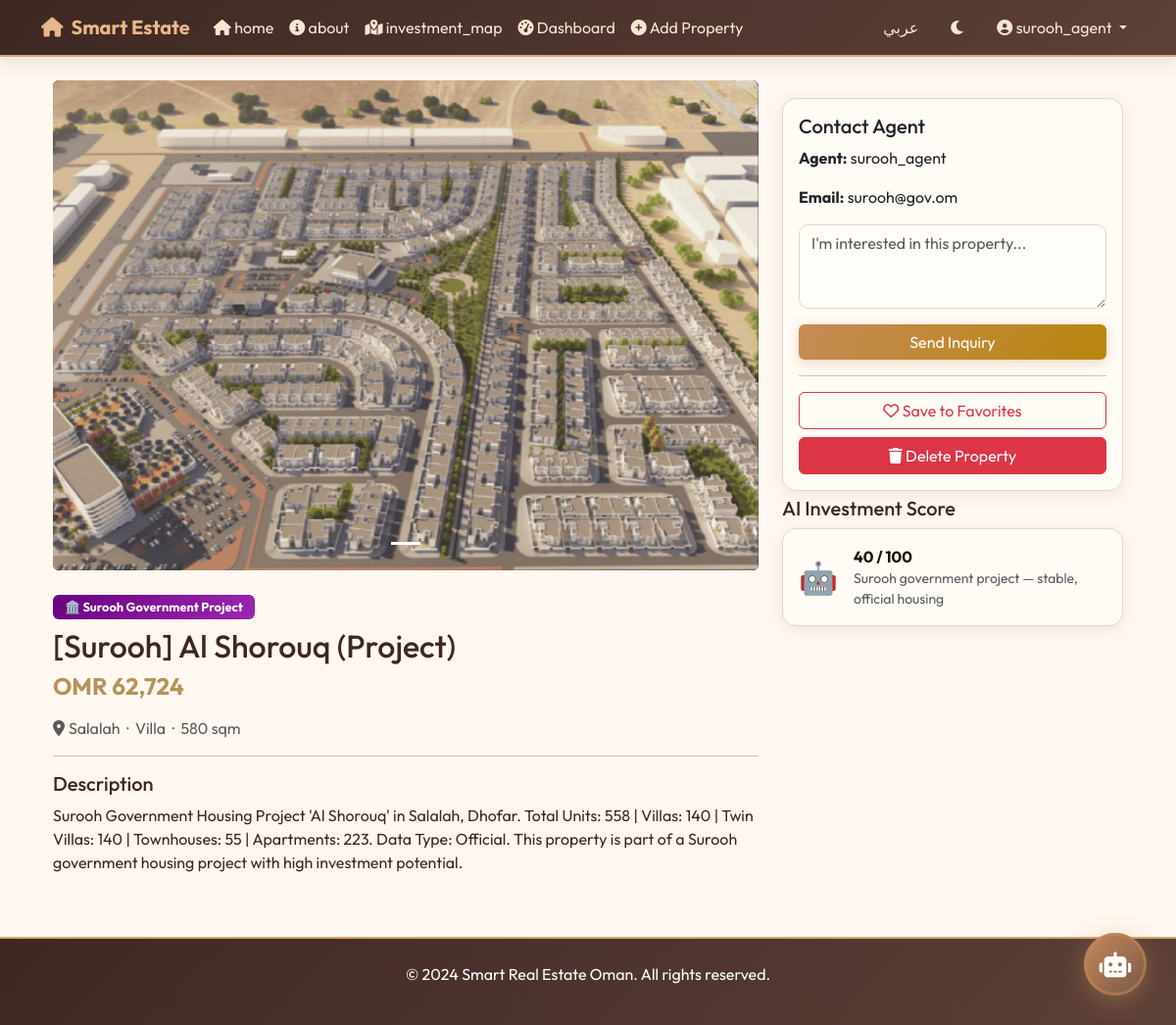
The app's page /property/358 (signed in) with its own data.
### models.py (models this page shows, shortened)
class User(db.Model, UserMixin):
    id = db.Column(db.Integer, primary_key=True)
    username = db.Column(db.String(20), unique=True, nullable=False)
    email = db.Column(db.String(120), unique=True, nullable=False)
    password_hash = db.Column(db.String(128))
    role = db.Column(db.String(20), nullable=False, default='customer') # customer, agent, admin
    full_name = db.Column(db.String(100))
    phone = db.Column(db.String(20))
    profile_image = db.Column(db.String(100), default='default.jpg')
    preferred_language = db.Column(db.String(2), default='en')
    theme_mode = db.Column(db.String(10), default='light')
    created_at = db.Column(db.DateTime, nullable=False, default=datetime.utcnow)
    properties = db.relationship('Property', backref='agent', lazy=True)
    favorites = db.relationship('Favorite', backref='user', lazy=True)
    inquiries = db.relationship('Inquiry', backref='user', lazy=True)

class PropertyImage(db.Model):
    id = db.Column(db.Integer, primary_key=True)
    image_filename = db.Column(db.String(100), nullable=False)
    is_main = db.Column(db.Boolean, default=False)
    property_id = db.Column(db.Integer, db.ForeignKey('property.id'), nullable=False)

class Property(db.Model):
    id = db.Column(db.Integer, primary_key=True)
    title = db.Column(db.String(100), nullable=False)
    description = db.Column(db.Text, nullable=False)
    price = db.Column(db.Float, nullable=False)
    location = db.Column(db.String(100), nullable=False)
    type = db.Column(db.String(50), nullable=False) # Villa, Apartment, etc.
    size = db.Column(db.Float) # Size in sq meters/feet
    bedrooms = db.Column(db.Integer)
    bathrooms = db.Column(db.Integer)
    city = db.Column(db.String(100))
    address = db.Column(db.String(200))
    agent_id = db.Column(db.Integer, db.ForeignKey('user.id'), nullable=False)
    created_at = db.Column(db.DateTime, nullable=False, default=datetime.utcnow)
    is_surooh = db.Column(db.Boolean, default=False, nullable=False)  # Surooh project flag
    is_omran  = db.Column(db.Boolean, default=False, nullable=False)  # OMRAN project flag
    latitude  = db.Column(db.Float)
    longitude = db.Column(db.Float)
    region      = db.Column(db.String(100))
    total_units = db.Column(db.Integer)
    villas      = db.Column(db.Integer)
    apartments  = db.Column(db.Integer)
    investment_omr = db.Column(db.Float)
    data_type   = db.Column(db.String(50))
    status = db.Column(db.String(30), default='available')  # available, under_construction
    images = db.relationship('PropertyImage', backref='property', lazy=True, cascade="all, delete-orphan")
    favorited_by = db.relationship('Favorite', backref='property', lazy=True, cascade="all, delete-orphan")
    inquiries = db.relationship('Inquiry', backref='property', lazy=True, cascade="all, delete-orphan")

### routes.py (the view)
@main.route("/property/<int:property_id>")
def property_detail(property_id):
    prop = Property.query.get_or_404(property_id)
    if current_user.is_authenticated and current_user.role == 'customer':
        rv = RecentlyViewed(user_id=current_user.id, property_id=prop.id)
        db.session.add(rv)
        db.session.commit()
    return render_template('property_detail.html', property=prop)

### models.py (called while the page is built)
@login_manager.user_loader
def load_user(user_id):
    return User.query.get(int(user_id))

### templates/property_detail.html (shortened to what this page needs)
{% extends "base.html" %}
{% block content %}
<div class="container">
    <div class="row">
        <div class="col-md-8">
            {% if property.images %}
            <div id="propertyCarousel" class="carousel slide mb-4" data-bs-ride="carousel">
                <div class="carousel-indicators">
                    {% for img in property.images %}
                    <button type="button" data-bs-target="#propertyCarousel" data-bs-slide-to="{{ loop.index0 }}" {% if loop.first %}class="active"{% endif %} aria-label="Slide {{ loop.index }}"></button>
                    {% endfor %}
                </div>
                <div class="carousel-inner rounded" style="max-height:500px;background:#000;">
                    {% for img in property.images %}
                    <div class="carousel-item {% if loop.first %}active{% endif %}" style="height:500px;">
                        <img src="{{ url_for('static', filename='uploads/properties/' + img.image_filename) }}"
                             class="d-block w-100 h-100" style="object-fit:cover;" alt="Property Image {{ loop.index }}">
                    </div>
                    {% endfor %}
                </div>
            </div>
            {% endif %}
            <div class="mb-2">
              {% if property.is_surooh %}
              <span class="badge" style="background:linear-gradient(135deg,#6a0080,#9c27b0);font-size:.8rem;padding:6px 12px;">🏛️ Surooh Government Project</span>
              {% elif property.is_omran %}
              <span class="badge" style="background:linear-gradient(135deg,#1565c0,#1976d2);font-size:.8rem;padding:6px 12px;">🏢 OMRAN Group Project</span>
              {% else %}
              <span class="badge" style="background:#b5935a;font-size:.8rem;padding:6px 12px;">{{ property.type }}</span>
              {% endif %}
            </div>
            <h2>{{ property.title }}</h2>
            <h4 class="fw-bold mb-3" style="color:#b5935a;">OMR {{ "{:,.0f}".format(property.price) }}</h4>
            <p class="text-muted"><i class="fas fa-map-marker-alt me-1"></i>{{ property.location }}
              {% if property.type %} &nbsp;·&nbsp; {{ property.type }}{% endif %}
              {% if property.size %} &nbsp;·&nbsp; {{ property.size|int }} sqm{% endif %}
            </p>
            <hr>
            <h5>Description</h5>
            <p>{{ property.description }}</p>
        </div>
        <div class="col-md-4">
            <div class="card shadow-sm border-0 sticky-top" style="top: 100px;">
                <div class="card-body">
                    <h5 class="card-title">Contact Agent</h5>
                    <p><strong>Agent:</strong> {{ property.agent.username }}</p>
                    <p><strong>Email:</strong> {{ property.agent.email }}</p>
                    <div id="inquiry-form-container">
                        <div class="mb-3">
                            <textarea id="inquiry-message" class="form-control" rows="3"
                                placeholder="I'm interested in this property..."></textarea>
                        </div>
                        <button id="send-inquiry-btn" class="btn btn-primary w-100" onclick="sendInquiry('{{ property.agent_id }}', '{{ property.id }}')">Send Inquiry</button>
                    </div>
                    <hr>
                    <button id="fav-btn-{{ property.id }}" class="btn btn-outline-danger w-100 mb-2" onclick="toggleFav('{{ property.id }}')">
                        <i class="far fa-heart"></i> Save to Favorites
                    </button>
                    {% if current_user.is_authenticated and (current_user.id == property.agent_id or current_user.role == 'admin') %}
                    <form action="{{ url_for('main.delete_property', property_id=property.id) }}" method="POST" onsubmit="return confirm('Are you sure you want to delete this property?');">
                        <button type="submit" class="btn btn-danger w-100">
                            <i class="fas fa-trash"></i> Delete Property
                        </button>
                    </form>
                    {% endif %}
                </div>
            </div>
            <div class="mt-4">
                <h5>AI Investment Score</h5>
                <div class="card border-0 shadow-sm p-3" style="background:linear-gradient(135deg,#fffdf7,#f5e6d0);">
                  <div class="d-flex align-items-center gap-3">
                    <div style="font-size:2rem;">🤖</div>
                    <div>
                      <div class="fw-bold" style="color:#1c0d00;">
                        {% set score = (property.price / 2500)|int %}
                        {% set score = [score, 95]|min %}
                        {% set score = [score, 40]|max %}
                        {{ score }} / 100
                      </div>
                      <div class="small text-muted">
                        {% if property.is_omran %}OMRAN premium development — strong coastal/urban demand
                        {% elif property.is_surooh %}Surooh government project — stable, official housing
                        {% else %}AI-scored based on type, location & price{% endif %}
                      </div>
                    </div>
                  </div>
                </div>
            </div>
        </div>
    </div>
</div>
{% endblock %}

### templates/base.html (shortened to what this page needs)
<!DOCTYPE html>
<html lang="{{ current_lang }}" dir="{{ 'rtl' if current_lang == 'ar' else 'ltr' }}" data-bs-theme="{{ current_theme }}">
<head>
    <link href="https://cdn.jsdelivr.net/npm/bootstrap@5.3.0/dist/css/bootstrap.min.css" rel="stylesheet">
    <link rel="stylesheet" href="https://cdnjs.cloudflare.com/ajax/libs/font-awesome/6.0.0/css/all.min.css">
    <link rel="stylesheet" href="{{ url_for('static', filename='css/styles.css') }}">
</head>
<body>
    <nav class="navbar navbar-expand-lg navbar-dark bg-dark sticky-top glass-nav">
        <div class="container">
            <a class="navbar-brand" href="{{ url_for('main.home') }}">
                <i class="fas fa-home me-2"></i>Smart Estate
            </a>
            <div class="collapse navbar-collapse" id="navbarNav">
                <ul class="navbar-nav me-auto">
                    <li class="nav-item">
                        <a class="nav-link" href="{{ url_for('main.home') }}"><i class="fas fa-home"></i> {{ _('home') }}</a>
                    </li>
                    <li class="nav-item">
                        <a class="nav-link" href="{{ url_for('main.about') }}"><i class="fas fa-info-circle"></i> {{ _('about') }}</a>
                    </li>
                    <li class="nav-item">
                        <a class="nav-link" href="{{ url_for('main.investment_map') }}">
                            <i class="fas fa-map-marked-alt"></i> {{ _('investment_map') }}
                        </a>
                    </li>
                    {% if current_user.is_authenticated %}
                    <li class="nav-item">
                        <a class="nav-link" href="{{ url_for('main.dashboard') }}"><i class="fas fa-tachometer-alt"></i> {{ _('dashboard') }}</a>
                    </li>
                    {% if current_user.role == 'agent' %}
                    <li class="nav-item">
                        <a class="nav-link" href="{{ url_for('main.new_property') }}"><i class="fas fa-plus-circle"></i> {{ _('add_property') }}</a>
                    </li>
                    {% endif %}
                    {% endif %}
                </ul>
                <ul class="navbar-nav ms-auto align-items-center">
                    <li class="nav-item me-2">
                        {% if current_lang == 'en' %}
                        <a class="nav-link btn btn-sm btn-outline-light rounded-pill px-3" href="{{ url_for('main.set_language', lang='ar') }}">عربي</a>
                        {% else %}
                        <a class="nav-link btn btn-sm btn-outline-light rounded-pill px-3" href="{{ url_for('main.set_language', lang='en') }}">EN</a>
                        {% endif %}
                    </li>
                    <li class="nav-item me-3">
                        {% if current_theme == 'light' %}
                        <a class="nav-link" href="{{ url_for('main.set_theme', theme='dark') }}" title="Dark Mode"><i class="fas fa-moon"></i></a>
                        {% else %}
                        <a class="nav-link" href="{{ url_for('main.set_theme', theme='light') }}" title="Light Mode"><i class="fas fa-sun text-warning"></i></a>
                        {% endif %}
                    </li>
                    {% if current_user.is_authenticated %}
                    <li class="nav-item dropdown">
                        <a class="nav-link dropdown-toggle" href="#" id="navbarDropdown" role="button" data-bs-toggle="dropdown" aria-expanded="false">
                            <i class="fas fa-user-circle"></i> {{ current_user.username }}
                        </a>
                    </li>
                    {% endif %}
                </ul>
            </div>
        </div>
    </nav>
    <main role="main" class="container mt-4">
        {% block content %}{% endblock %}
    </main>
    <footer class="bg-dark text-white text-center py-4 mt-5">
        <div class="container">
            <p>&copy; 2024 Smart Real Estate Oman. All rights reserved.</p>
        </div>
    </footer>
    <button id="chat-toggle-btn">
        <i class="fas fa-robot"></i>
    </button>
</body>
</html>

### static/css/styles.css (style rules this page uses)
:root { --cream-bg: #FFF8F0; --cream-light: #FFFDF8; --cream-card: #FFFBF5; --cream-warm: #F5E6D3; --cream-border: #E8D5C0; --brown-dark: #3E2723; --brown-medium: #5D4037; --brown-light: #795548; --brown-soft: #8D6E63; --gold-accent: #D4A574; --gold-warm: #C68B59; --gold-highlight: #E8B88A; --gold-deep: #B8860B; --text-dark: #3E2723; --text-medium: #5D4037; --text-muted: #8D6E63; --shadow-warm: rgba(62, 39, 35, 0.08); --shadow-warm-lg: rgba(62, 39, 35, 0.14); }
* { font-family: 'Outfit', sans-serif; }
body { background-color: var(--cream-bg) !important; color: var(--text-dark); }
.glass-nav, .navbar { background: linear-gradient(135deg, var(--brown-dark) 0%, var(--brown-medium) 100%) !important; box-shadow: 0 4px 20px var(--shadow-warm-lg); border-bottom: 2px solid var(--gold-accent); }
.navbar-brand { color: var(--gold-highlight) !important; font-weight: 700; }
.navbar .nav-link { color: var(--cream-warm) !important; transition: color 0.3s ease; }
footer.bg-dark { background: linear-gradient(135deg, var(--brown-dark) 0%, var(--brown-medium) 100%) !important; border-top: 2px solid var(--gold-accent); }
.btn-primary { background: linear-gradient(135deg, var(--gold-warm) 0%, var(--gold-deep) 100%) !important; border: none !important; color: #fff !important; box-shadow: 0 3px 12px rgba(196, 139, 89, 0.35); transition: all 0.3s ease; }
.card { background: var(--cream-card) !important; border: 1px solid var(--cream-border) !important; border-radius: 14px !important; box-shadow: 0 4px 15px var(--shadow-warm) !important; transition: transform 0.3s ease, box-shadow 0.3s ease; }
.form-control, .form-select { background-color: var(--cream-light) !important; border-color: var(--cream-border) !important; color: var(--text-dark) !important; border-radius: 10px !important; }
a { color: var(--gold-warm); transition: color 0.2s ease; }
#chat-toggle-btn { position: fixed; bottom: 30px; right: 30px; width: 64px; height: 64px; border-radius: 50%; border: none; background: linear-gradient(135deg, var(--gold-warm) 0%, var(--brown-light) 100%); color: #fff; font-size: 26px; cursor: pointer; z-index: 9999; box-shadow: 0 6px 25px rgba(196, 139, 89, 0.45); display: flex; align-items: center; justify-content: center; transition: transform 0.3s cubic-bezier(.34, 1.56, .64, 1), box-shadow 0.3s ease, background 0.3s ease; animation: chatbot-entrance 0.6s ease-out both; }
#chat-toggle-btn::before { content: ''; position: absolute; width: 100%; height: 100%; border-radius: 50%; border: 3px solid rgba(196, 139, 89, 0.5); animation: chatbot-pulse 2s ease-in-out infinite; pointer-events: none; }
#chat-toggle-btn.idle-float { animation: chatbot-float 3s ease-in-out infinite; }

### records on screen
User: username "surooh_agent", agent.username "surooh_agent", agent.email "surooh@gov.om"
PropertyImage: image_filename (picture)
Property: title "[Surooh] Al Shorouq (Project)", price "62,724", location "Salalah", type "Villa", size "580", description "Surooh Government Housing Project 'Al Shorouq' in Salalah, Dhofar. Total Units: 558 | Villas: 140 | Twin Villas: 140 | Townhouses: 55 | Apartments: 223. Data Type: Official. This property is part of a Surooh government housing project with high investment potential."

### other values on screen
{{ score }} "40"
